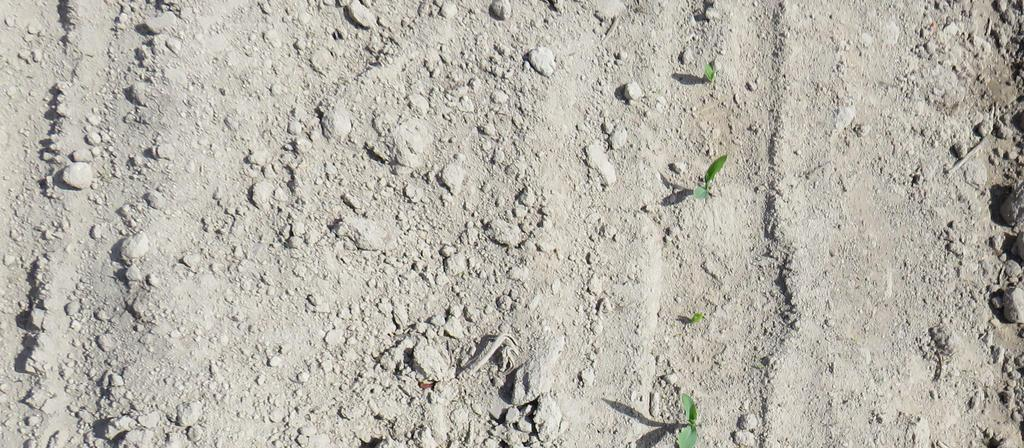
#> input picture assets/maize/IMG_1822_14.JPG, 1024 x 448 px, found by its file name; its folder holds only this picture in this run
$ python colorspace_calibration.py
#> lines starting #> are read from the running program, lines starting #| are printed output that depends on the picture; after the words box and inside, x2 and y2 are one past the last pixel; in counts of white or black regions, pixels touching at a corner belong together
import matplotlib.pyplot as plt
import matplotlib.colors
import numpy as np
import cv2
import os
import argparse

hue_light = 0
sat_light = 0
val_light = 0
hue_dark = 255
sat_dark = 255
val_dark = 255
default_area = 100

def color_calibrator(image_path='C:/Users/ishaa/Coding Projects/ROS/assets/maize'):
    if not os.path.exists(image_path):
        raise ValueError(f"Images folder not found at {image_path}")
    if len(os.listdir(image_path)) == 0:
        raise ValueError(f"Images folder is empty")

    index = 0
    files = []
    os.chdir(image_path)
    for filename in os.listdir(image_path):
        if filename.endswith(".jpg") or filename.endswith(".JPG"):
            files.append(image_path + '/' + filename)

    if len(files) == 0:
        raise ValueError(f"No images files found in {image_path}")

    image = cv2.imread(files[index % len(files)])
#> image is the input picture: shape (448, 1024, 3); mean B, G, R 170.4, 180.1, 183.7

    height, width, _ = image.shape
#> height = 448; width = 1024
    window_height, window_width = height, width
#> window_height = 448; window_width = 1024

    draw_counters = True
    draw_rectangles = True

    def onTrack1(val):
        global hue_light
        hue_light=val
    def onTrack2(val):
        global hue_dark
        hue_dark=val
    def onTrack3(val):
        global sat_light
        sat_light=val
    def onTrack4(val):
        global sat_dark
        sat_dark=val
    def onTrack5(val):
        global val_light
        val_light=val
    def onTrack6(val):
        global val_dark
        val_dark=val
    def onTrack7(val):
        global area
        area=val

    cv2.namedWindow('colorspace calibration', cv2.WINDOW_NORMAL)
    screen_width = cv2.getWindowImageRect('colorspace calibration')[2]
    screen_height = cv2.getWindowImageRect('colorspace calibration')[3]
    cv2.resizeWindow('colorspace calibration', screen_width, screen_height)

    cv2.createTrackbar('Hue Low','colorspace calibration',hue_light,179,onTrack1)
    cv2.createTrackbar('Hue High','colorspace calibration',hue_dark,179,onTrack2)
    cv2.createTrackbar('Sat Low','colorspace calibration',sat_light,255,onTrack3)
    cv2.createTrackbar('Sat High','colorspace calibration',sat_dark,255,onTrack4)
    cv2.createTrackbar('Val Low','colorspace calibration',val_light,255,onTrack5)
    cv2.createTrackbar('Val High','colorspace calibration',val_dark,255,onTrack6)
    cv2.createTrackbar('Area','colorspace calibration',default_area,window_height*window_width,onTrack7)

    key = 0

    while key != ord('q'):
        frameHSV=cv2.cvtColor(image,cv2.COLOR_BGR2HSV)
#> frameHSV: shape (448, 1024, 3); mean H, S, V 25.3, 19.9, 183.9

        lowerBound=np.array([hue_light,sat_light,val_light])
        upperBound=np.array([hue_dark,sat_dark,val_dark])

        lo_square = np.full((int(window_height/2), int(window_width//5), 3), [hue_light,sat_light,val_light], dtype=np.uint8) / 255.0
        do_square = np.full((int(window_height/2), int(window_width//5), 3), [hue_dark,sat_dark,val_dark], dtype=np.uint8) / 255.0

        lo_square_rgb = matplotlib.colors.hsv_to_rgb(lo_square)
#> lo_square: shape (224, 204, 3) float64; every value is 0
        do_square_rgb = matplotlib.colors.hsv_to_rgb(do_square)
#> do_square: shape (224, 204, 3) float64; every value is 1

        lo_square_bgr = cv2.cvtColor((lo_square_rgb* 255).astype('uint8'), cv2.COLOR_RGB2BGR)
#> lo_square_bgr: shape (224, 204, 3); every value is 0
        do_square_bgr = cv2.cvtColor((do_square_rgb* 255).astype('uint8'), cv2.COLOR_RGB2BGR)
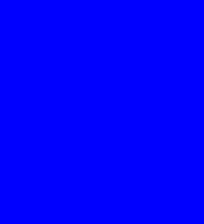
#> do_square_bgr: shape (224, 204, 3); mean R, G, B 0, 0, 255
        color_square = cv2.vconcat([lo_square_bgr, do_square_bgr])
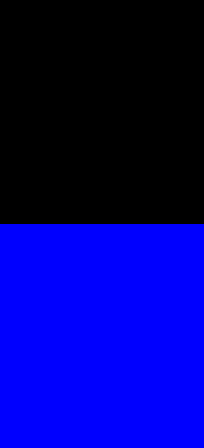
#> color_square: shape (448, 204, 3); mean R, G, B 0, 0, 127.5

        myMask=cv2.inRange(frameHSV,lowerBound,upperBound)
#> myMask: shape (448, 1024); every value is 255
        myObject=cv2.bitwise_and(image,image,mask=myMask)

        contours, _ = cv2.findContours(myMask, cv2.RETR_TREE, cv2.CHAIN_APPROX_SIMPLE)
#> contours = [[[0, 0], [0, 447], [1023, 447], [1023, 0]]]
        for cnt in contours:
            if draw_counters:
                cv2.drawContours(myObject, [cnt], -1, (0, 0, 255), 1)
            if cv2.contourArea(cnt) > 100:
                x, y, w, h = cv2.boundingRect(cnt)
                if draw_rectangles:
                    if (w * h) > area and max(w/h , h/w) < 5 and (w * h) < (window_height * window_width / 4):
                        cv2.rectangle(myObject, (x, y), (x + w, y + h), (0, 255, 0), 2)
#> this loop made 1 pass
#> (cnt, x, y, w, h) on pass 1: ([[0, 0], [0, 447], [1023, 447], [1023, 0]], 0, 0, 1024, 448)
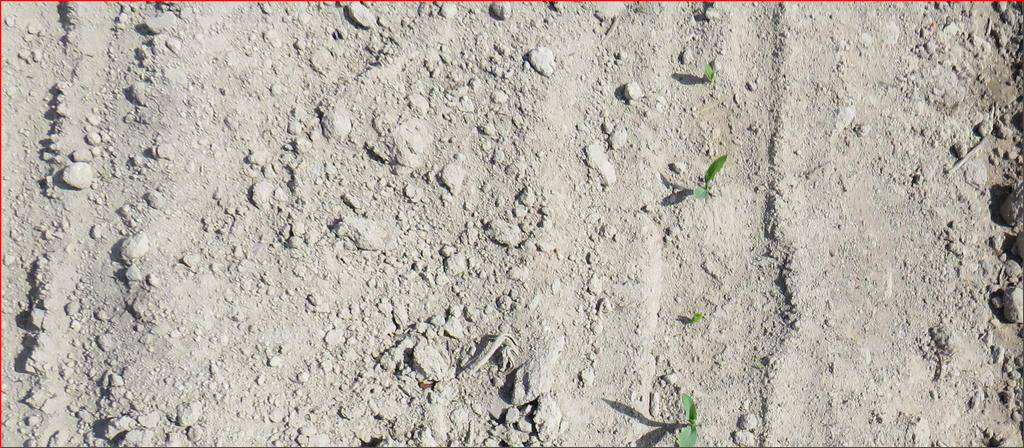
#> myObject: shape (448, 1024, 3); 0.64% of pixels changed, all inside (x1, y1, x2, y2) = (0, 0, 1024, 448)

        frame = cv2.hconcat([myObject, color_square])

        cv2.imshow('colorspace calibration', frame)
        key = cv2.waitKey(1)
        if key == ord('q'):
            cv2.destroyAllWindows()
            break
        elif key == ord('c'):
            draw_counters = not draw_counters
        elif key == ord('r'):
            draw_rectangles = not draw_rectangles
        elif key == ord('a'):
            index -= 1
            image = cv2.imread(files[index % len(files)])
        elif key == ord('d'):
            index += 1
            image = cv2.imread(files[index % len(files)])

if __name__ == "__main__":
    print("Usage: python3 colorspace_calibration.py --images_path=/home/user/Desktop/Applied-AI/ROS/assets/maize")
    parser = argparse.ArgumentParser(description='Calibrate color filter boundaries')
    parser.add_argument('--images_path', type=str, required=False, help='Path to the folder of calibration images')
    args = parser.parse_args()
    # color_calibrator(args.images_path)
#> (the run stopped early here; a loop or call above may not have finished)

$ run again, on assets/maize/IMG_1832_13.JPG
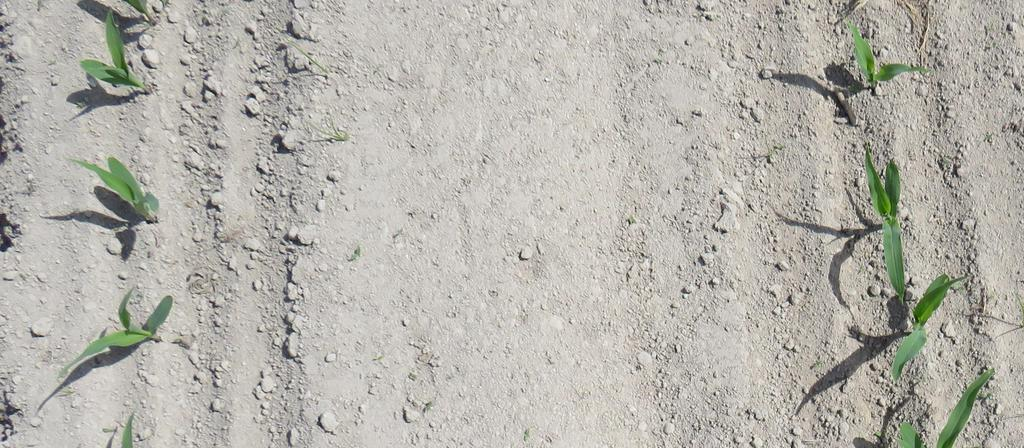
#> input picture assets/maize/IMG_1832_13.JPG, 1024 x 448 px, found by its file name
#> in color_calibrator, image is the input picture: shape (448, 1024, 3); mean B, G, R 172.8, 180, 182
#> frameHSV: shape (448, 1024, 3); mean H, S, V 25.6, 16.2, 183.2
#> lo_square: shape (224, 204, 3) float64; every value is 0
#> do_square: shape (224, 204, 3) float64; every value is 1
#> lo_square_bgr: shape (224, 204, 3); every value is 0
#> myMask: shape (448, 1024); every value is 255
#> contours = [[[0, 0], [0, 447], [1023, 447], [1023, 0]]]
#> the loop in color_calibrator, `for cnt in contours:` made 1 pass
#> (cnt, x, y, w, h) on pass 1: ([[0, 0], [0, 447], [1023, 447], [1023, 0]], 0, 0, 1024, 448)
#> after the loop in color_calibrator, `for cnt in contours:`:
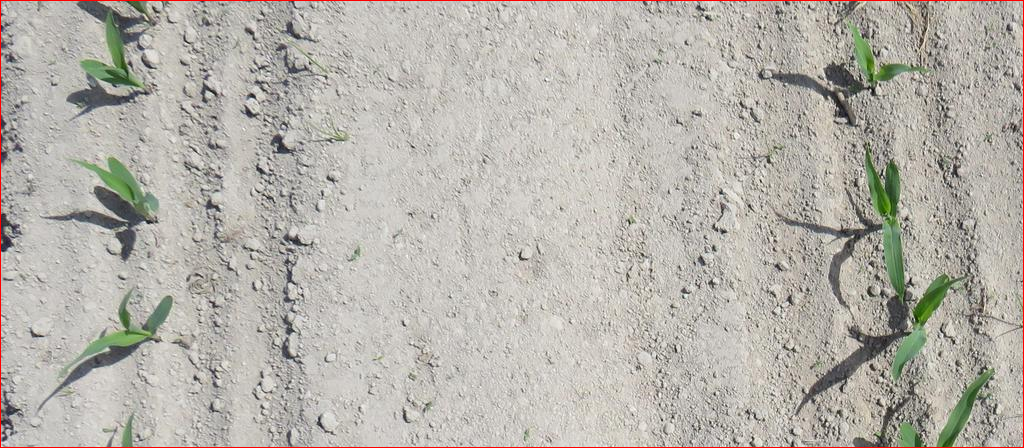
#> myObject: shape (448, 1024, 3); 0.64% of pixels changed, all inside (x1, y1, x2, y2) = (0, 0, 1024, 448)

$ run again, on assets/maize/IMG_1843_12.JPG
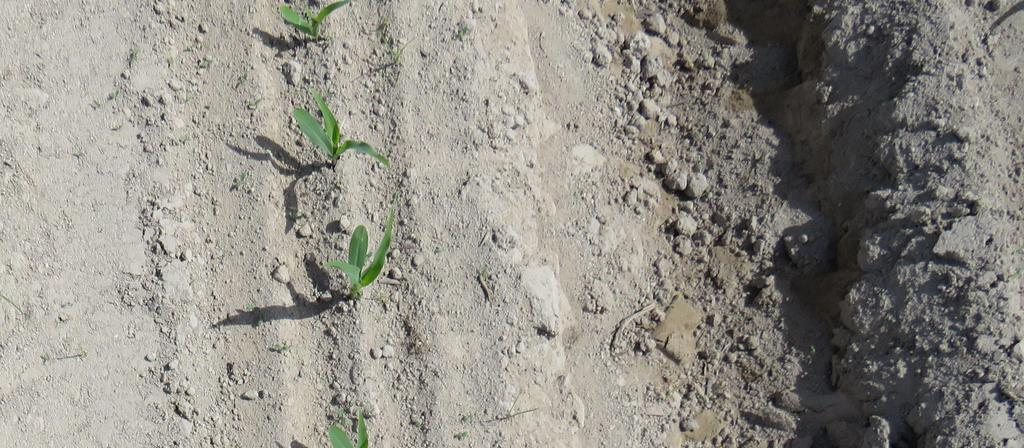
#> input picture assets/maize/IMG_1843_12.JPG, 1024 x 448 px, found by its file name
#> in color_calibrator, image is the input picture: shape (448, 1024, 3); mean B, G, R 135.6, 143.2, 146.2
#> frameHSV: shape (448, 1024, 3); mean H, S, V 35.2, 22, 147.1
#> lo_square: shape (224, 204, 3) float64; every value is 0
#> do_square: shape (224, 204, 3) float64; every value is 1
#> lo_square_bgr: shape (224, 204, 3); every value is 0
#> myMask: shape (448, 1024); every value is 255
#> contours = [[[0, 0], [0, 447], [1023, 447], [1023, 0]]]
#> the loop in color_calibrator, `for cnt in contours:` made 1 pass
#> (cnt, x, y, w, h) on pass 1: ([[0, 0], [0, 447], [1023, 447], [1023, 0]], 0, 0, 1024, 448)
#> after the loop in color_calibrator, `for cnt in contours:`:
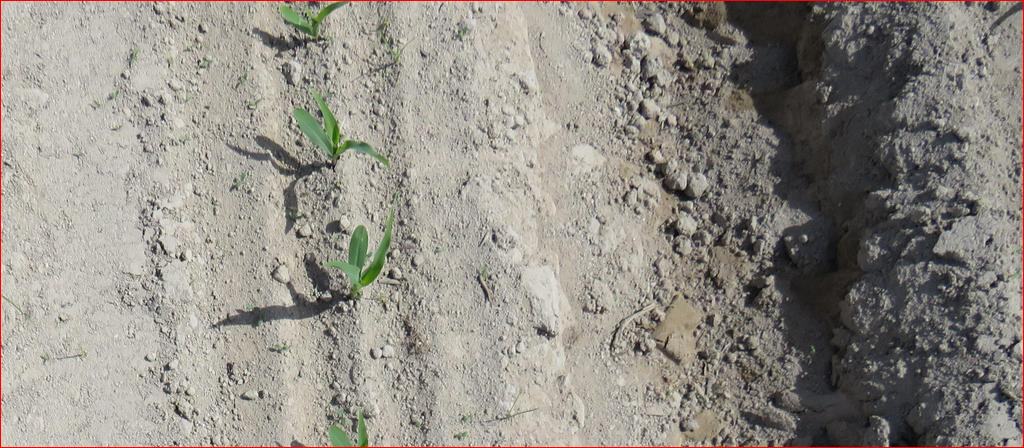
#> myObject: shape (448, 1024, 3); 0.64% of pixels changed, all inside (x1, y1, x2, y2) = (0, 0, 1024, 448)

$ run again, on assets/maize/IMG_1843_30.JPG
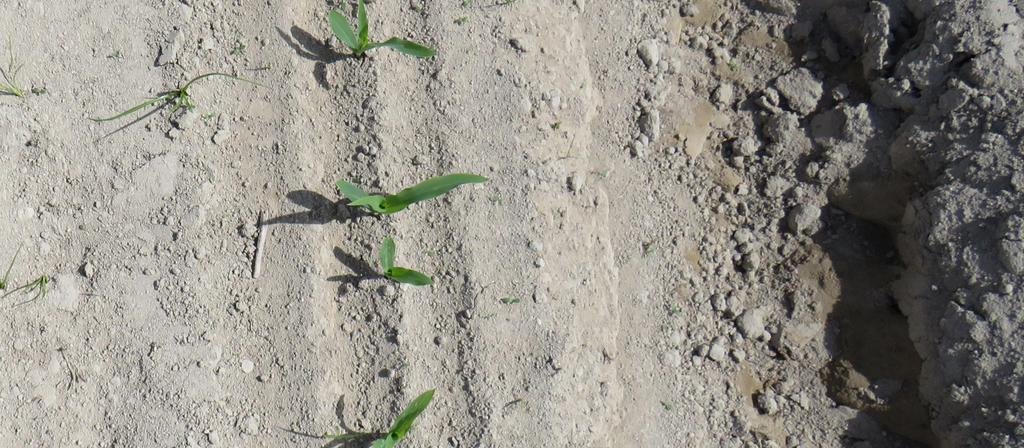
#> input picture assets/maize/IMG_1843_30.JPG, 1024 x 448 px, found by its file name
#> in color_calibrator, image is the input picture: shape (448, 1024, 3); mean B, G, R 136.2, 144.4, 147.6
#> frameHSV: shape (448, 1024, 3); mean H, S, V 32.5, 23.6, 148.6
#> lo_square: shape (224, 204, 3) float64; every value is 0
#> do_square: shape (224, 204, 3) float64; every value is 1
#> lo_square_bgr: shape (224, 204, 3); every value is 0
#> myMask: shape (448, 1024); every value is 255
#> contours = [[[0, 0], [0, 447], [1023, 447], [1023, 0]]]
#> the loop in color_calibrator, `for cnt in contours:` made 1 pass
#> (cnt, x, y, w, h) on pass 1: ([[0, 0], [0, 447], [1023, 447], [1023, 0]], 0, 0, 1024, 448)
#> after the loop in color_calibrator, `for cnt in contours:`:
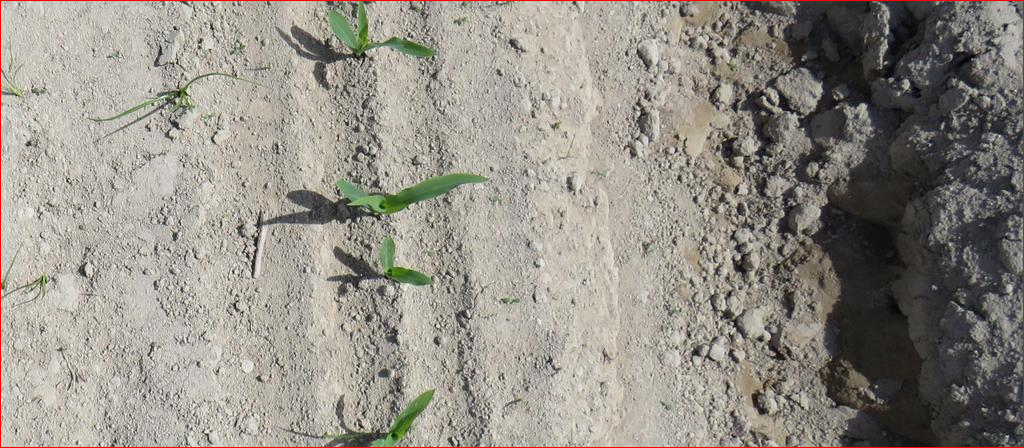
#> myObject: shape (448, 1024, 3); 0.64% of pixels changed, all inside (x1, y1, x2, y2) = (0, 0, 1024, 448)

$ run again, on assets/maize/IMG_1828_02.JPG
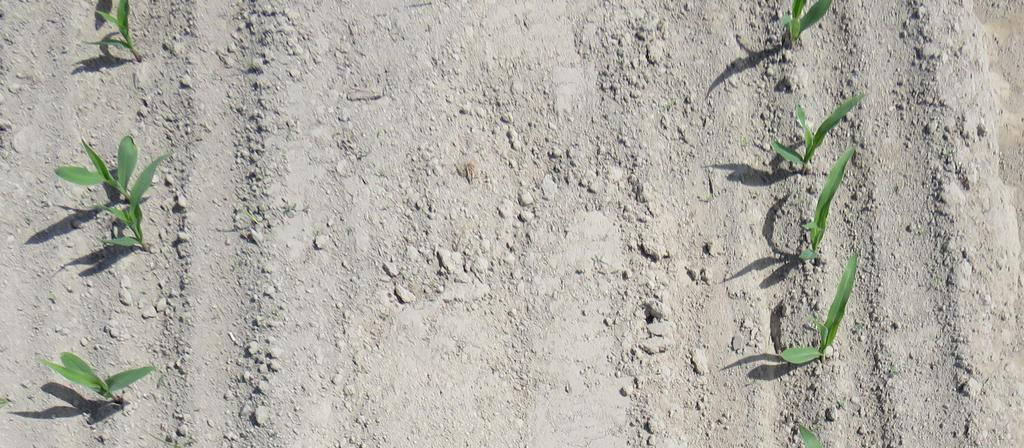
#> input picture assets/maize/IMG_1828_02.JPG, 1024 x 448 px, found by its file name
#> in color_calibrator, image is the input picture: shape (448, 1024, 3); mean B, G, R 166.9, 174.8, 177.1
#> frameHSV: shape (448, 1024, 3); mean H, S, V 26.2, 17.4, 178.2
#> lo_square: shape (224, 204, 3) float64; every value is 0
#> do_square: shape (224, 204, 3) float64; every value is 1
#> lo_square_bgr: shape (224, 204, 3); every value is 0
#> myMask: shape (448, 1024); every value is 255
#> contours = [[[0, 0], [0, 447], [1023, 447], [1023, 0]]]
#> the loop in color_calibrator, `for cnt in contours:` made 1 pass
#> (cnt, x, y, w, h) on pass 1: ([[0, 0], [0, 447], [1023, 447], [1023, 0]], 0, 0, 1024, 448)
#> after the loop in color_calibrator, `for cnt in contours:`:
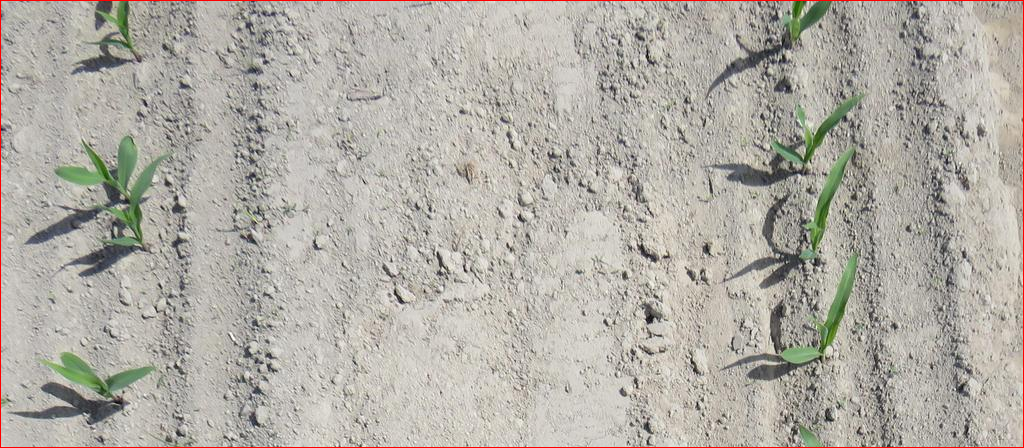
#> myObject: shape (448, 1024, 3); 0.64% of pixels changed, all inside (x1, y1, x2, y2) = (0, 0, 1024, 448)
